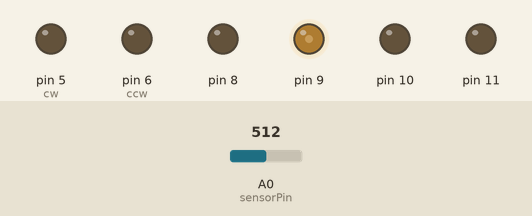
Simulated run of this sketch. Board: Arduino Uno, built with avr-gcc and run on an emulated ATmega328P. On the bench: output pins drawn as LEDs (lit = HIGH). The inputs (shaded band) are chosen by the test bench; at power-on: A0 (sensorPin) = 512. The audio player accepts every command and is not drawn.

Above: at 21.8 s.
21.9 s: A0 (sensorPin) set to 491
At 24.7 s:
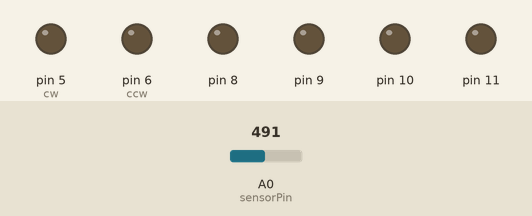
30.9 s: A0 (sensorPin) set to 510
At 45.01 s:
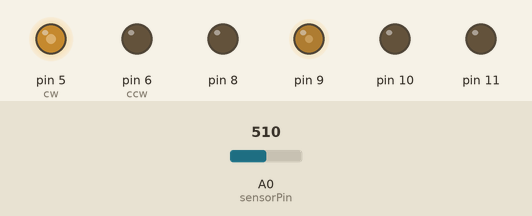
Timing chart, 0 to 45.9 s (numbered marks = the images above; inputs shaded):
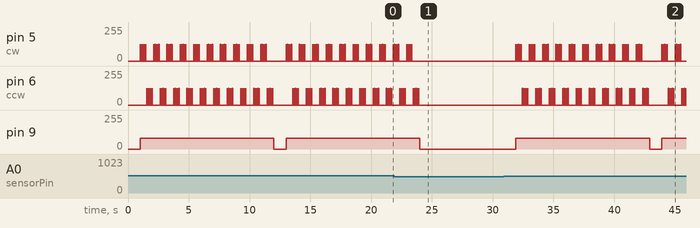

The sketch:

baby_bed_mobile.ino
```cpp
#include <SoftwareSerial.h>
#include <DFPlayer_Mini_Mp3.h>

int sensorPin = A0;        //pin number to use the ADC
float sensorVal = 0;      //Float
int h = 0;
int cw = 5;
int ccw = 6;

void setup() {
  Serial.begin (9600);
  mp3_set_serial (Serial);      // DFPlayer-mini mp3 module 시리얼 세팅
  delay(1);                     // 볼륨값 적용을 위한 delay
  mp3_set_volume (30);          // 볼륨조절 값 0~30
  pinMode(cw, OUTPUT);
  pinMode(cw, OUTPUT);
  pinMode(8, OUTPUT);
  pinMode(9, OUTPUT);
  pinMode(10, OUTPUT);
  pinMode(11, OUTPUT);
}

void loop() {
  int i, j;

  analogWrite(9, 0);
  analogWrite(cw, 0);
  analogWrite(ccw, 0);
  mp3_stop();
  sensorVal = analogRead(sensorPin);    //read the sensor value using ADC
  h = sensorVal;
  if(h>500){
    mp3_play (1);    //0001 파일 플레이
    delay (1000);

    mp3_next ();    //0002 파일 플레이 , next
    analogWrite(9, 80);
    for(j = 0;j<10;j++) {

      for(i=0;i<5;i++) {
        analogWrite(cw, 127);
        analogWrite(ccw, 0);
        delay(10);
        analogWrite(cw, 0);
        analogWrite(ccw, 0);
        delay(100);
      }

      for(i=0;i<5;i++) {
        analogWrite(cw, 0);
        analogWrite(ccw, 127);
        delay(10);
        analogWrite(cw, 0);
        analogWrite(ccw, 0);
        delay(100);
      }
    }
  }

}
```

main.c
```cpp
#include<stdio.h>

int main(void){
  printf("hello ming");
  return 0;
  }
```

Measured:
- the behaviour switches between 501 and 500 on A0 (sensorPin) (found by bisection; images 0 and 1)
- after the input at 21.9 s, pin 5 (cw): goes on until 23.4 s, then stays 0/255; pin 6 (ccw): goes on until 23.9 s, then stays 0/255; pin 9: goes on until 24.0 s, then stays 0/255
- after the input at 30.9 s, pin 9: 0/255 → 80/255 after 1.0 s, → 0/255 11.0 s later, → 80/255 1.0 s later
